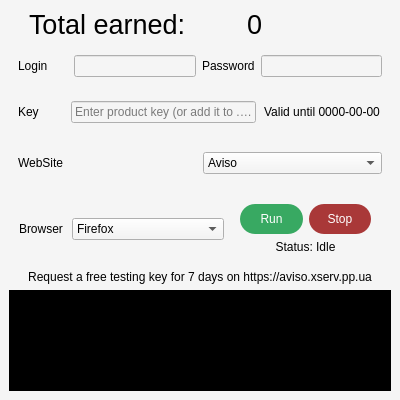
<?xml version="1.0" encoding="UTF-8"?>
<ui version="4.0">
 <class>MainWindow</class>
 <widget class="QMainWindow" name="MainWindow">
  <property name="windowModality">
   <enum>Qt::NonModal</enum>
  </property>
  <property name="geometry">
   <rect>
    <x>0</x>
    <y>0</y>
    <width>400</width>
    <height>400</height>
   </rect>
  </property>
  <property name="sizePolicy">
   <sizepolicy hsizetype="Fixed" vsizetype="Fixed">
    <horstretch>0</horstretch>
    <verstretch>0</verstretch>
   </sizepolicy>
  </property>
  <property name="minimumSize">
   <size>
    <width>400</width>
    <height>400</height>
   </size>
  </property>
  <property name="maximumSize">
   <size>
    <width>400</width>
    <height>400</height>
   </size>
  </property>
  <property name="windowTitle">
   <string>aviso.bz bot</string>
  </property>
  <property name="windowOpacity">
   <double>1.000000000000000</double>
  </property>
  <property name="styleSheet">
   <string notr="true">background-color: #F5F5F5;</string>
  </property>
  <property name="tabShape">
   <enum>QTabWidget::Rounded</enum>
  </property>
  <widget class="QWidget" name="verticalWidget">
   <property name="sizePolicy">
    <sizepolicy hsizetype="Expanding" vsizetype="Expanding">
     <horstretch>99</horstretch>
     <verstretch>99</verstretch>
    </sizepolicy>
   </property>
   <property name="maximumSize">
    <size>
     <width>1000</width>
     <height>1000</height>
    </size>
   </property>
   <property name="layoutDirection">
    <enum>Qt::LeftToRight</enum>
   </property>
   <layout class="QVBoxLayout">
    <property name="sizeConstraint">
     <enum>QLayout::SetDefaultConstraint</enum>
    </property>
    <item>
     <layout class="QHBoxLayout" name="horizontalLayout">
      <item>
       <spacer name="verticalSpacer">
        <property name="orientation">
         <enum>Qt::Vertical</enum>
        </property>
        <property name="sizeHint" stdset="0">
         <size>
          <width>20</width>
          <height>40</height>
         </size>
        </property>
       </spacer>
      </item>
      <item>
       <widget class="QLabel" name="label">
        <property name="font">
         <font>
          <pointsize>20</pointsize>
         </font>
        </property>
        <property name="text">
         <string>Total earned:</string>
        </property>
       </widget>
      </item>
      <item>
       <widget class="QLabel" name="earned_money_label">
        <property name="minimumSize">
         <size>
          <width>104</width>
          <height>0</height>
         </size>
        </property>
        <property name="maximumSize">
         <size>
          <width>104</width>
          <height>16777215</height>
         </size>
        </property>
        <property name="font">
         <font>
          <pointsize>20</pointsize>
         </font>
        </property>
        <property name="text">
         <string>0</string>
        </property>
       </widget>
      </item>
      <item>
       <spacer name="horizontalSpacer_4">
        <property name="orientation">
         <enum>Qt::Vertical</enum>
        </property>
        <property name="sizeHint" stdset="0">
         <size>
          <width>40</width>
          <height>20</height>
         </size>
        </property>
       </spacer>
      </item>
     </layout>
    </item>
    <item>
     <widget class="QWidget" name="horizontalWidget" native="true">
      <property name="minimumSize">
       <size>
        <width>0</width>
        <height>0</height>
       </size>
      </property>
      <layout class="QHBoxLayout" name="horizontalLayout_3">
       <item>
        <widget class="QLabel" name="label_2">
         <property name="minimumSize">
          <size>
           <width>0</width>
           <height>0</height>
          </size>
         </property>
         <property name="text">
          <string>Login      </string>
         </property>
        </widget>
       </item>
       <item>
        <widget class="QLineEdit" name="login_edit"/>
       </item>
       <item>
        <widget class="QLabel" name="label_3">
         <property name="text">
          <string>Password</string>
         </property>
        </widget>
       </item>
       <item>
        <widget class="QLineEdit" name="password_edit">
         <property name="echoMode">
          <enum>QLineEdit::Password</enum>
         </property>
        </widget>
       </item>
      </layout>
     </widget>
    </item>
    <item>
     <widget class="QWidget" name="horizontalWidget" native="true">
      <property name="minimumSize">
       <size>
        <width>0</width>
        <height>0</height>
       </size>
      </property>
      <layout class="QHBoxLayout" name="horizontalLayout_4">
       <item>
        <widget class="QLabel" name="label_5">
         <property name="text">
          <string>Key</string>
         </property>
        </widget>
       </item>
       <item>
        <widget class="QLineEdit" name="product_key_edit">
         <property name="sizePolicy">
          <sizepolicy hsizetype="Fixed" vsizetype="Fixed">
           <horstretch>1</horstretch>
           <verstretch>0</verstretch>
          </sizepolicy>
         </property>
         <property name="minimumSize">
          <size>
           <width>0</width>
           <height>0</height>
          </size>
         </property>
         <property name="maximumSize">
          <size>
           <width>185</width>
           <height>16777215</height>
          </size>
         </property>
         <property name="maxLength">
          <number>29</number>
         </property>
         <property name="alignment">
          <set>Qt::AlignCenter</set>
         </property>
         <property name="placeholderText">
          <string>Enter product key (or add it to .env)</string>
         </property>
         <property name="clearButtonEnabled">
          <bool>false</bool>
         </property>
        </widget>
       </item>
       <item>
        <widget class="QLabel" name="vaild_label">
         <property name="minimumSize">
          <size>
           <width>120</width>
           <height>0</height>
          </size>
         </property>
         <property name="maximumSize">
          <size>
           <width>120</width>
           <height>16777215</height>
          </size>
         </property>
         <property name="text">
          <string>Valid until 0000-00-00</string>
         </property>
         <property name="alignment">
          <set>Qt::AlignCenter</set>
         </property>
        </widget>
       </item>
      </layout>
     </widget>
    </item>
    <item>
     <widget class="QWidget" name="horizontalWidget" native="true">
      <property name="minimumSize">
       <size>
        <width>50</width>
        <height>50</height>
       </size>
      </property>
      <layout class="QHBoxLayout" name="horizontalLayout_5">
       <item>
        <widget class="QLabel" name="label_7">
         <property name="text">
          <string>WebSite</string>
         </property>
        </widget>
       </item>
       <item>
        <widget class="QComboBox" name="web_site_combo">
         <item>
          <property name="text">
           <string>Aviso</string>
          </property>
         </item>
         <item>
          <property name="text">
           <string>Profitcentr</string>
          </property>
         </item>
        </widget>
       </item>
      </layout>
     </widget>
    </item>
    <item>
     <layout class="QHBoxLayout" name="horizontalLayout_6">
      <property name="spacing">
       <number>6</number>
      </property>
      <property name="leftMargin">
       <number>10</number>
      </property>
      <property name="topMargin">
       <number>10</number>
      </property>
      <property name="rightMargin">
       <number>10</number>
      </property>
      <property name="bottomMargin">
       <number>10</number>
      </property>
      <item>
       <widget class="QLabel" name="label_4">
        <property name="maximumSize">
         <size>
          <width>47</width>
          <height>16777215</height>
         </size>
        </property>
        <property name="text">
         <string>Browser</string>
        </property>
       </widget>
      </item>
      <item>
       <widget class="QComboBox" name="comboBox">
        <item>
         <property name="text">
          <string>Firefox</string>
         </property>
        </item>
        <item>
         <property name="text">
          <string>Chrome</string>
         </property>
        </item>
       </widget>
      </item>
      <item>
       <layout class="QVBoxLayout" name="verticalLayout">
        <property name="leftMargin">
         <number>10</number>
        </property>
        <property name="rightMargin">
         <number>10</number>
        </property>
        <item>
         <layout class="QHBoxLayout" name="horizontalLayout_2">
          <item>
           <widget class="QPushButton" name="start_bot_button">
            <property name="sizePolicy">
             <sizepolicy hsizetype="Minimum" vsizetype="Minimum">
              <horstretch>0</horstretch>
              <verstretch>0</verstretch>
             </sizepolicy>
            </property>
            <property name="minimumSize">
             <size>
              <width>60</width>
              <height>30</height>
             </size>
            </property>
            <property name="maximumSize">
             <size>
              <width>150</width>
              <height>30</height>
             </size>
            </property>
            <property name="styleSheet">
             <string notr="true">background-color: rgb(56, 169, 98);
color: #ffffff;
border-radius: 15px;</string>
            </property>
            <property name="text">
             <string>Run</string>
            </property>
           </widget>
          </item>
          <item>
           <widget class="QPushButton" name="stop_bot_button">
            <property name="minimumSize">
             <size>
              <width>60</width>
              <height>30</height>
             </size>
            </property>
            <property name="maximumSize">
             <size>
              <width>150</width>
              <height>30</height>
             </size>
            </property>
            <property name="styleSheet">
             <string notr="true">background-color: #A93838;
color: #ffffff;
border-radius: 15px;</string>
            </property>
            <property name="text">
             <string>Stop</string>
            </property>
           </widget>
          </item>
         </layout>
        </item>
        <item>
         <widget class="QLabel" name="status_label">
          <property name="text">
           <string>Status: Idle</string>
          </property>
          <property name="alignment">
           <set>Qt::AlignCenter</set>
          </property>
          <property name="wordWrap">
           <bool>true</bool>
          </property>
         </widget>
        </item>
       </layout>
      </item>
     </layout>
    </item>
    <item>
     <widget class="QLabel" name="label_6">
      <property name="text">
       <string>Request a free testing key for 7 days on https://aviso.xserv.pp.ua</string>
      </property>
      <property name="alignment">
       <set>Qt::AlignCenter</set>
      </property>
      <property name="wordWrap">
       <bool>true</bool>
      </property>
     </widget>
    </item>
    <item>
     <widget class="QTextEdit" name="log_box">
      <property name="styleSheet">
       <string notr="true">border: none;
color: rgb(255, 255, 255);
background-color: rgb(0, 0, 0);</string>
      </property>
      <property name="readOnly">
       <bool>true</bool>
      </property>
      <property name="html">
       <string>&lt;!DOCTYPE HTML PUBLIC &quot;-//W3C//DTD HTML 4.0//EN&quot; &quot;http://www.w3.org/TR/REC-html40/strict.dtd&quot;&gt;
&lt;html&gt;&lt;head&gt;&lt;meta name=&quot;qrichtext&quot; content=&quot;1&quot; /&gt;&lt;meta charset=&quot;utf-8&quot; /&gt;&lt;style type=&quot;text/css&quot;&gt;
p, li { white-space: pre-wrap; }
hr { height: 1px; border-width: 0; }
li.unchecked::marker { content: &quot;\2610&quot;; }
li.checked::marker { content: &quot;\2612&quot;; }
&lt;/style&gt;&lt;/head&gt;&lt;body style=&quot; font-family:'Segoe UI'; font-size:9pt; font-weight:400; font-style:normal;&quot;&gt;
&lt;p style=&quot;-qt-paragraph-type:empty; margin-top:0px; margin-bottom:0px; margin-left:0px; margin-right:0px; -qt-block-indent:0; text-indent:0px;&quot;&gt;&lt;br /&gt;&lt;/p&gt;&lt;/body&gt;&lt;/html&gt;</string>
      </property>
      <property name="overwriteMode">
       <bool>true</bool>
      </property>
     </widget>
    </item>
   </layout>
  </widget>
 </widget>
 <resources/>
 <connections/>
</ui>
